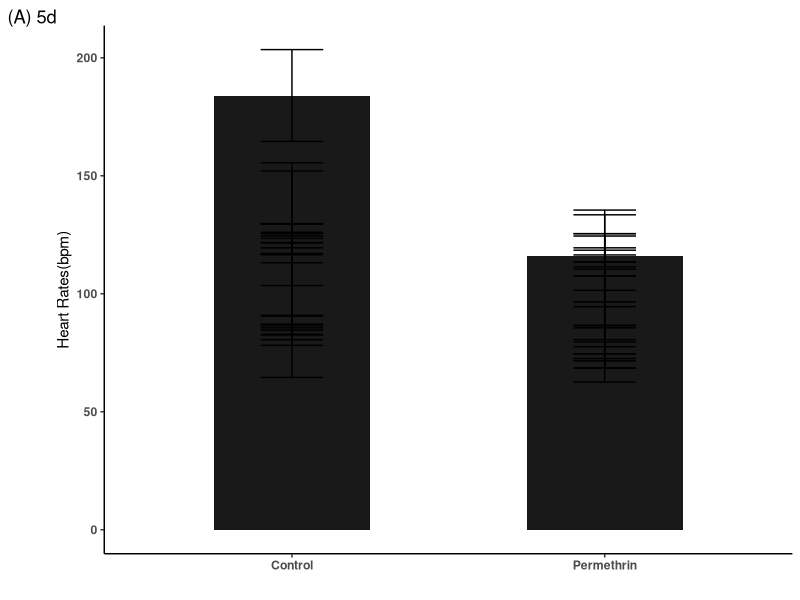

Write the R code that produced this figure.
## ---- chunk 1
library(ggplot2)
library(ggthemes)
library(patchwork)
library(dplyr)
library(plyr)
library(tidyr)

Quail1<- read.table(file="final project/Trans-ovo quail 15.csv", header = TRUE, sep = ",")
head(Quail1)

Quail2<- read.table(file="final project/Trans-ovo qual 5.csv", header = TRUE, sep = ",")
head(Quail2)

## ---- chunk 2
### Making graph 1

#information for standard error bars
se<- sd(Quail2$Heart.Rate)/29 
sed<- c(rep(se,29))
m<- mean(Quail2$Heart.Rate)
mean<- c(rep(m,29)
        )
se1 <- Quail2$Heart.Rate- sd(Quail2$Heart.Rate)
se2 <- Quail2$Heart.Rate + sd(Quail2$Heart.Rate)
G<- cbind(Quail2, se1, se2)

#graphing
G1<- ggplot(data=G,
              aes(x= Treatment, y=Heart.Rate, fill= Treatment)) + geom_bar(position="dodge", stat="identity", width=0.5, show.legend=FALSE) +
  ylab("Heart Rates(bpm)") +
  xlab("") +
  labs( tag="(A) 5d")
#establishing themes and presentation changes
G1 +  theme_classic() + scale_fill_grey(start=.1, end=.1) + geom_errorbar(aes(ymin=se1, ymax=se2), width=0.2) + theme(axis.text.y = element_text(face="bold"), axis.text.x = element_text(face="bold"))

## ---- chunk 3
### Making graph 2
 G2<- ggplot(data=Quail2,
              aes(x= , y=Heart.Rate, fill= Treatment)) + geom_bar(position="dodge", stat="identity", width=0.5, show.legend=FALSE)

